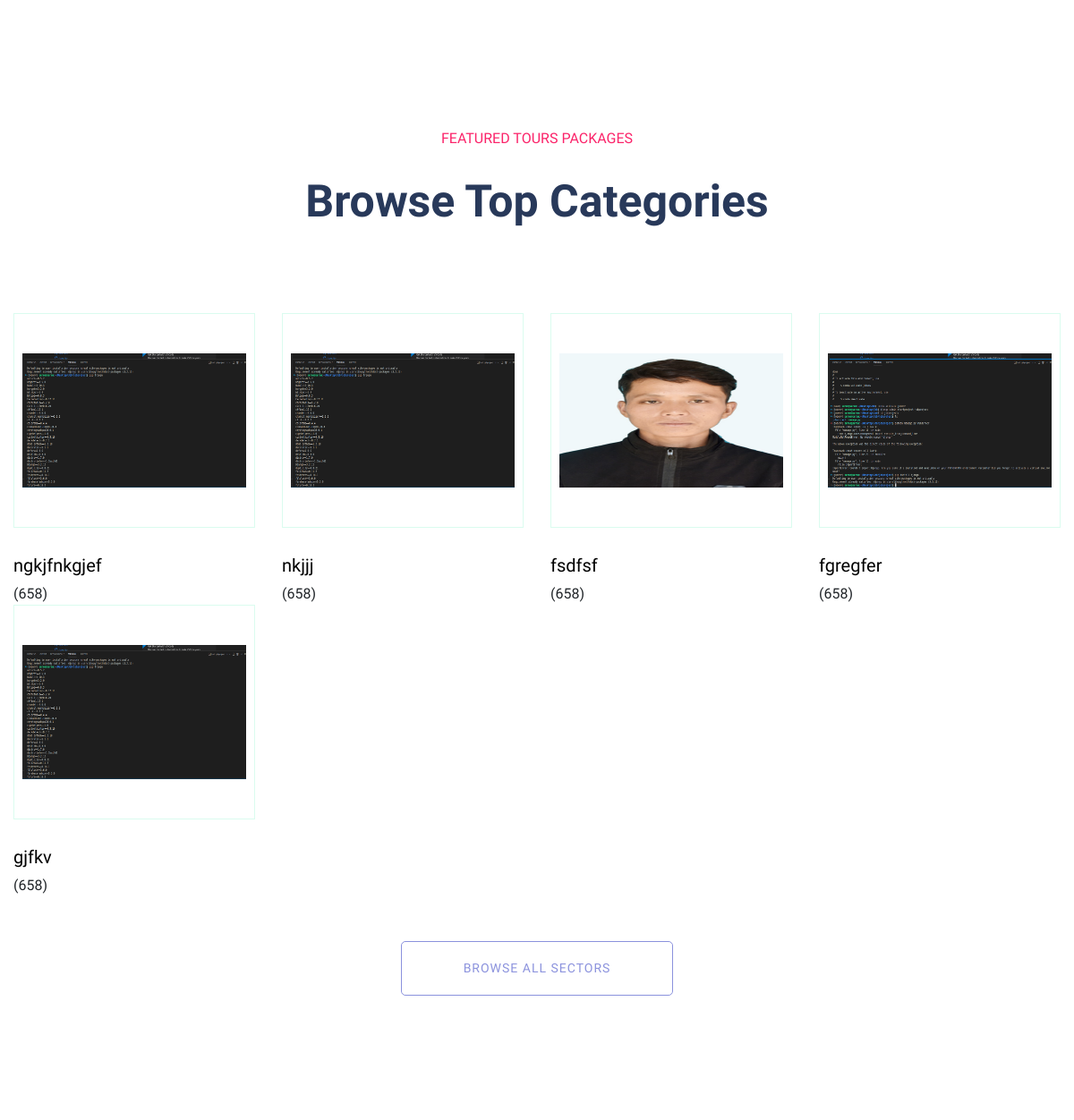
The app's page /account/indexx/ (middle part), older data.
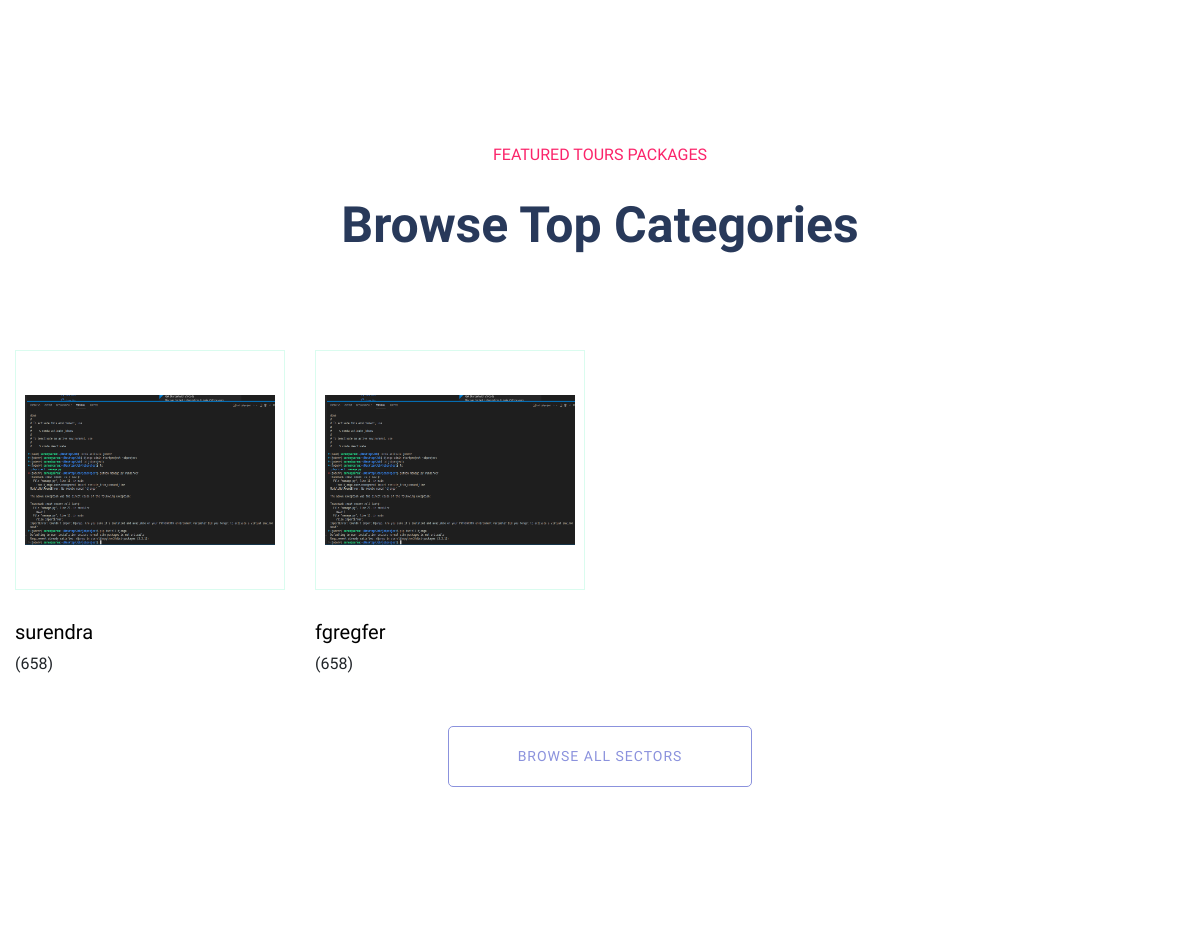
The same page, newer data.
### jobapp/models.py (models this page shows, shortened)
class Category(models.Model):
    name=models.CharField(max_length=250,null=True)
    image=models.FileField(upload_to="media",null=True)
    description=models.TextField(max_length=250,null=True)
    added_on=models.DateTimeField(null=True)

### account/views.py (the view)
# urls.py: path('indexx/', Indexx.as_view(),name="indexx"),
class Indexx(ListView):
    model = Category
    template_name = "index.html"
    success_url = '/category/list/'
    context_object_name = "category_list"

### template/index.html (shortened to what this page needs)
{% load static %}
<!doctype html>
<html class="no-js" lang="zxx">
    <head>
            <link rel="stylesheet" href="{% static 'assets/css/bootstrap.min.css' %}">
            <link rel="stylesheet" href="{% static 'assets/css/owl.carousel.min.css' %}">
            <link rel="stylesheet" href="{% static 'assets/css/flaticon.css' %}">
            <link rel="stylesheet" href="{% static 'assets/css/price_rangs.css' %}">
            <link rel="stylesheet" href="{% static 'assets/css/slicknav.css' %}">
            <link rel="stylesheet" href="{% static 'assets/css/animate.min.css' %}">
            <link rel="stylesheet" href="{% static 'assets/css/magnific-popup.css' %}">
            <link rel="stylesheet" href="{% static 'assets/css/fontawesome-all.min.css' %}">
            <link rel="stylesheet" href="{% static 'assets/css/themify-icons.css' %}">
            <link rel="stylesheet" href="{% static 'assets/css/slick.css' %}">
            <link rel="stylesheet" href="{% static 'assets/css/nice-select.css' %}">
            <link rel="stylesheet" href="{% static 'assets/css/style.css' %}">
   </head>
   <body>
    <main>
            <div class="our-services section-pad-t30">
                <div class="container">
                    <div class="row">
                        <div class="col-lg-12">
                            <div class="section-tittle text-center">
                                <span>FEATURED TOURS Packages</span>
                                <h2>Browse Top Categories </h2>
                            </div>
                        </div>
                    </div>
                    <div class="row d-flex justify-contnet-center">
                     {% for i in category_list%}
                        <div class="col-xl-3 col-lg-3 col-md-4 col-sm-6">
                            <div class="single-services text-center mb-30">
                                <div class="services-ion">
                                    <img src="/media/{{i.image}}" alt="no image" style="height: 150px; width: 250px;">                              </div>
                                </div>
                                <div class="services-cap">
                                    <h5 style="color: black;"><a href="job_listing.html"></a>{{i.name}}</h5>
                                    <span>(658)</span>
                                </div>
                            </div>
                            {% endfor %}
                        </div>
                    </div>
                    <div class="row">
                        <div class="col-lg-12">
                            <div class="browse-btn2 text-center mt-50">
                                <a href="job_listing.html" class="border-btn2">Browse All Sectors</a>
                            </div>
                        </div>
                    </div>
                </div>
    </main>
    </body>
</html>

Row changes from the older to the newer data that the page shows:
removed Category: image (picture), name "nkjjj"
removed Category: image (picture), name "fsdfsf"
removed Category: image (picture), name "gjfkv"
changed Category: image: a different picture; name "ngkjfnkgjef" → "surendra"
